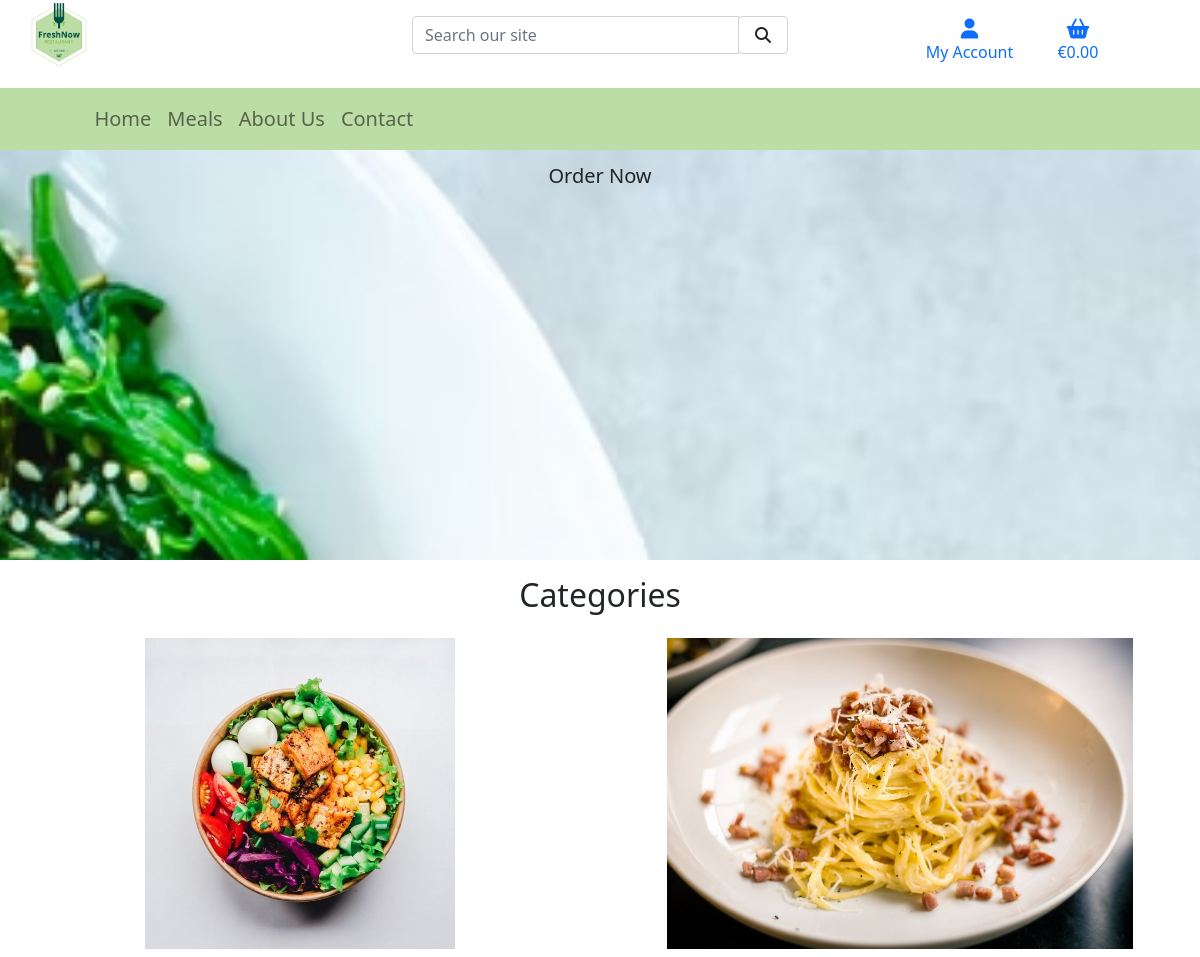
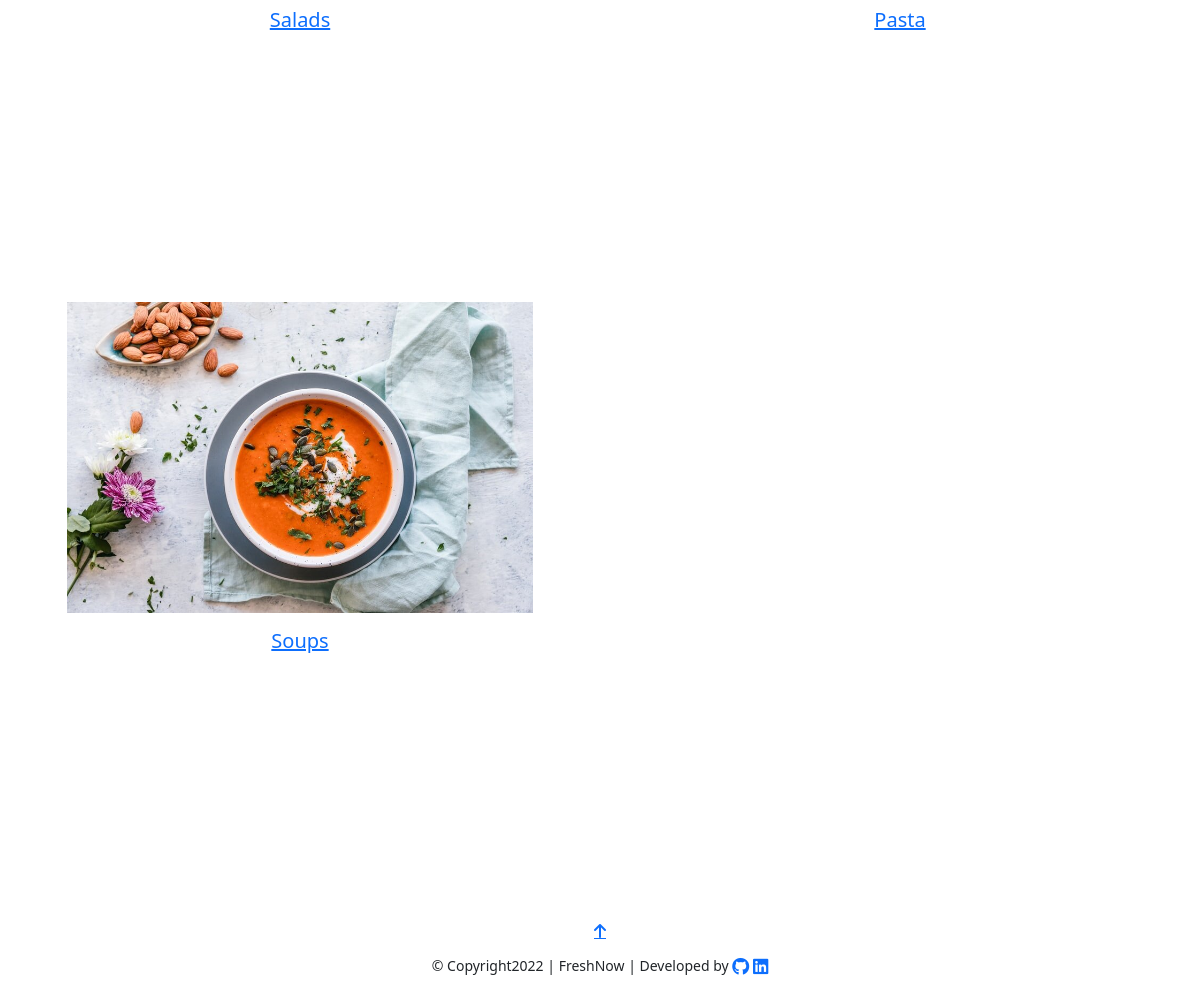
The page / on the database its author committed (2 pictures, top to bottom).
### products/models.py (models this page shows, shortened)
class Category(models.Model):
    class Meta:
        verbose_name_plural = 'Categories'
    name = models.CharField(max_length=200)
    friendly_name = models.CharField(max_length=200, null=True, blank=True)
    image = models.ImageField(null=True, blank=True)

### home/views.py (the view)
# urls.py: path('', views.index, name='home'),
def index(request):
    return render(request, 'home/index.html')

### bag/contexts.py (called while the page is built, shortened)
def bag_contents(request):
    bag_items = []
    total = 0
    product_count = 0
    bag = request.session.get('bag', {})
    if total < settings.FREE_DELIVERY_THRESHOLD:
        delivery = total * Decimal(settings.STANDARD_DELIVERY_PERCENTAGE / 100)
        free_delivery_delta = settings.FREE_DELIVERY_THRESHOLD - total
    else:
        delivery = 0
        free_delivery_delta = 0
    grand_total = delivery + total
    context = {
        'bag_items': bag_items,
        'total': total,
        'product_count': product_count,
        'delivery': delivery,
        'free_delivery_delta': free_delivery_delta,
        'free_delivery_threshold': settings.FREE_DELIVERY_THRESHOLD,
        'grand_total': grand_total,
    }
    return context

### products/contexts.py (called while the page is built)
def all_categories(request):
    category_list = Category.objects.all()
    context = {
        'category_list': category_list,
    }
    return context

### home/templates/home/index.html (shortened to what this page needs)
{% extends "base.html" %}
{% load static %}
{% block content %}
    <section class="container-fluid px-0">
        <div class="hero-container img-fluid">
            <div class="row h-100 mx-0">
                <div class="col text-center text-lg-right mt-5">
                    <h1 class="hero-heading text-center">The taste of <span class="cream">Fresh</span> on your table!</h1>
                </div>
                <div class="text-center">
                <h2>
                    <a href="{% url 'products' %}" class="shop-now-btn btn btn-lg btn-green mt-5">Order Now</a>
                </h2>
                </div>
            </div>
        </div>
    </section>
    <section class="container-fluid">
        <div class="row">
            <div class="col-12 text-center my-3">
                <h2 class="green">Categories</h2>
            </div>
        </div>
        <div class="row">
            {% for c in category_list %}
               <div class='col-12 col-md-6 text-center pb-0'>
                    {% if c.image %}
                        <a href="{% url 'products' %}?category={{ c.name }}">
                            <img class="category-image" src="{{ c.image.url }}" alt="{{ c.name }}" class="img-responsive">
                            <h5 class="pt-3 mb-0 pb-0 green">
                                {{ c.friendly_name }}
                            </h5>
                        </a>
                    {% endif %}
                  </div>
                {% endfor %}
            </div>
    </section>
    <div class="btt-button border-green green bg-cream">
        <a class="btt-link d-flex h-100">
            <i class="fas fa-arrow-up mx-auto my-auto"></i>
        </a>
    </div>
{% endblock %}

### static/css/base.css (style rules this page uses)
html { height: 100%; scroll-behavior: smooth; }
.hero-container { background: url('/media/background-image.avif') no-repeat center center fixed; -webkit-background-size: cover; -moz-background-size: cover; -o-background-size: cover; background-size: cover; min-height: 70vh; margin-top: 0; }
.category-image { width: auto; height: 50%; }

### rows shown on the page
Category: image (picture), friendly_name "Salads"
Category: image (picture), friendly_name "Pasta"
Category: image (picture), friendly_name "Soups"
